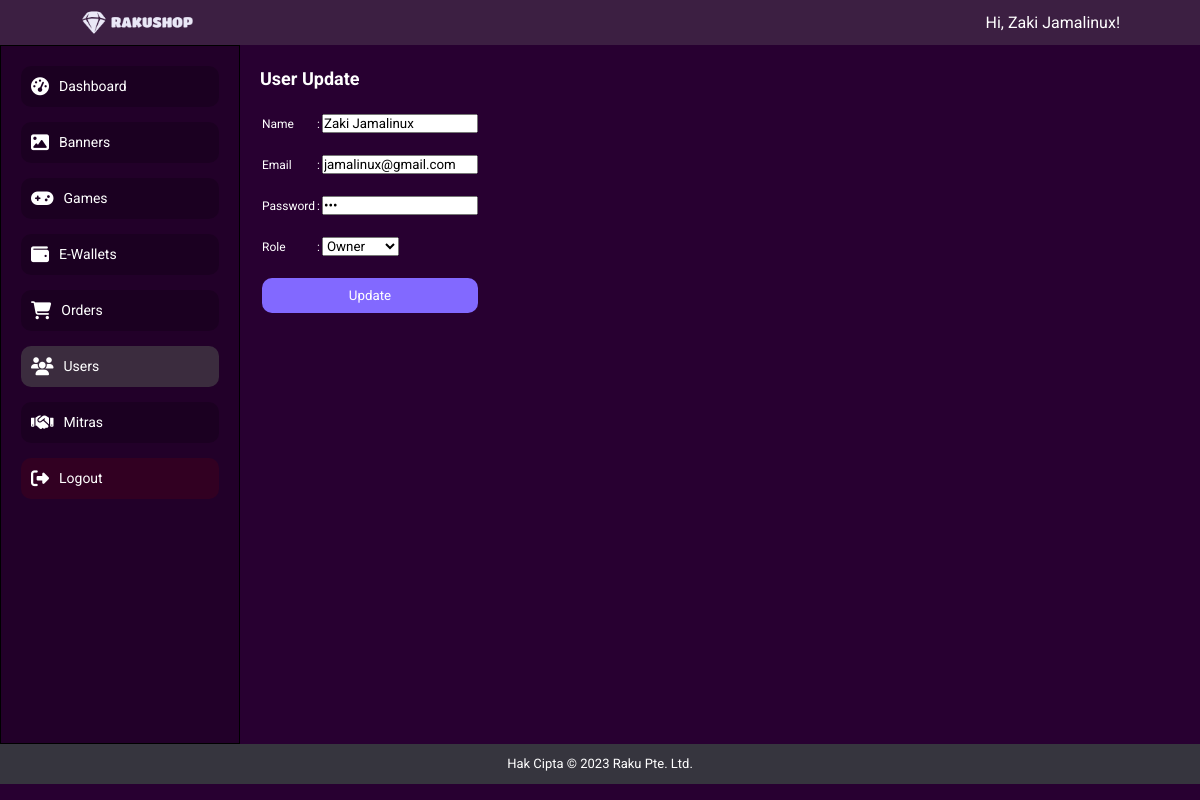
The app's page /admin/user_u.php?id=2 (signed in) with its own data.
### tables this page shows
CREATE TABLE `users` (
  `id` int NOT NULL,
  `name` varchar(255) DEFAULT NULL,
  `email` varchar(255) DEFAULT NULL,
  `password` varchar(255) DEFAULT NULL,
  `role` enum('owner','admin') DEFAULT NULL,
  `created_at` datetime DEFAULT NULL,
  `updated_at` datetime DEFAULT NULL
);

### admin/user_u.php (the view, shortened to what this page needs)
<?php
include '../config/connect.php';
if(isset($_GET['id'])){
    $id = $_GET['id'];
    $query = mysqli_query($conn, "SELECT * FROM users WHERE id=$id");
    $data = mysqli_fetch_assoc($query);
} else {
    header("Location: users.php");
    exit();
}
?>
<!DOCTYPE html>
<html lang="en">
<head>
    <link rel="stylesheet" href="../css/style.css">
    <link rel="stylesheet" href="../css/admin.css">
    <link rel="stylesheet" href="../css/a_insert.css">
</head>
<body>
    <?php include '../components/admin_header.php' ?>
    <main>
        <div class="left">
            <a href="index.php" <?= basename($_SERVER['PHP_SELF']) == 'index.php' ? 'class="active"' : ''; ?>>
                <i class="fas fa-tachometer-alt"></i>
                Dashboard
            </a>
            <a href="banners.php">
                <i class="fas fa-image"></i>
                Banners
            </a>
            <a href="users.php">
                <i class="fas fa-gamepad"></i>
                Games
            </a>
            <a href="users.php">
                <i class="fas fa-wallet"></i>
                E-Wallets
            </a>
            <a href="orders.php" <?= basename($_SERVER['PHP_SELF']) == 'orders.php' ? 'class="active"' : ''; ?>>
                <i class="fas fa-shopping-cart"></i>
                Orders
            </a>
            <?php
            if($_SESSION['role'] == 'owner'){
                echo '<a href="users.php" class="active">
                    <i class="fas fa-users"></i>
                    Users
                </a>
                <a href="mitras.php" '.(basename($_SERVER['PHP_SELF']) == 'mitras.php' ? 'class="active"' : '').'>
                    <i class="fas fa-handshake"></i>
                    Mitras
                </a>';
            }
            ?>
            <a href="logout.php">
                <i class="fas fa-sign-out-alt"></i>
                Logout
            </a>
        </div>
        <div class="right">
            <h2>User Update</h2>
            <form action="" method="post" enctype="multipart/form-data">
                <table>
                    <tr>
                        <td>Name</td>
                        <td>:</td>
                        <td><input type="text" name="name" value="<?= $data['name'] ?>" required></td>
                    </tr>
                    <tr>
                        <td>Email</td>
                        <td>:</td>
                        <td><input type="email" name="email" value="<?= $data['email'] ?>" required></td>
                    </tr>
                    <tr>
                        <td>Password</td>
                        <td>:</td>
                        <td><input type="password" name="password" value="<?= $data['password'] ?>" required></td>
                    </tr>
                    <tr>
                        <td>Role</td>
                        <td>:</td>
                        <td>
                            <select name="role" required>
                                <option value="owner" <?= $data['role'] == 'owner' ? 'selected' : '' ?>>Owner</option>
                            </select>
                        </td>
                    </tr>
                    <tr>
                        <td colspan="3"><input type="submit" name="submit" value="Update"></td>
                    </tr>
                </table>
            </form>
        </div>
    </main>
    <?php include '../components/admin_footer.php' ?>
</body>
</html>

### css/style.css (style rules this page uses)
* { margin: 0; padding: 0; box-sizing: border-box; font-family: 'Roboto', sans-serif; }
body { background-color: #280031; color: white; font-size: 16px; line-height: 1.5; font-weight: 400; overflow-x: hidden; }
a { text-decoration: none; color: white; }
main { padding: 48px 80px; display: flex; flex-direction: column; justify-content: center; }

### css/admin.css (style rules this page uses)
main { display: flex; flex-direction: row; font-size: 12px; height: 93vh; padding-top: 25px; padding-left: 0; padding-right: 0; padding-bottom: 0; }
.left { display: flex; flex-direction: column; gap: 15px; margin-top: 20px; width: 20%; padding: 20px; border: 1px solid black; background-color: #220029; }
.right { display: inline-flex; flex-direction: column; gap: 10px; margin-top: 20px; width: 80%; padding: 20px; }
.left a { background-color: rgba(0, 0, 0, 0.201); padding: 10px; border-radius: 10px; font-size: 14px; display: flex; align-items: center; gap: 5px; }
.left a i { font-size: 18px; margin-right: 5px; }
.left a[href="logout.php"] { background-color: #7d00002e; }
.left a.active { background-color: rgba(79, 79, 79, 0.563); }

### css/a_insert.css (style rules this page uses)
input[type='submit'] { background-color: #8269ff; width: 100%; padding: 10px; border-radius: 10px; border: none; color: white; cursor: pointer; }
td { padding: 10px 0; }

### records on screen
users: name "Zaki Jamalinux", email "jamalinux@gmail.com", role "Owner"

### other values on screen
$_SESSION[name] "Zaki Jamalinux"
